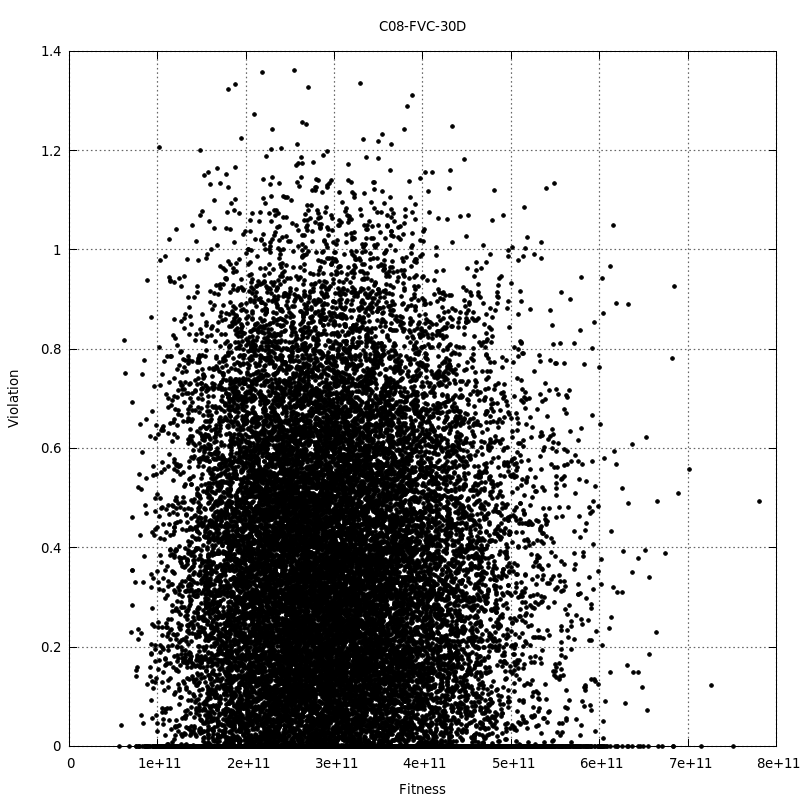

This chart was generated by the following gnuplot code:
set terminal pngcairo size 800,800 enhanced font 'Verdana,10'
set output "30DFVC.png"
set title "C08-FVC-30D"
#
set xlabel "Fitness"
set ylabel "Violation"
set grid ytics lt 0 lw 2 lc rgb "#666666"
set grid xtics lt 0 lw 2 lc rgb "#666666"
#
plot "data/30DFVC.dat" using 1:2 title '' pt 7 ps 0.6 lt 0
